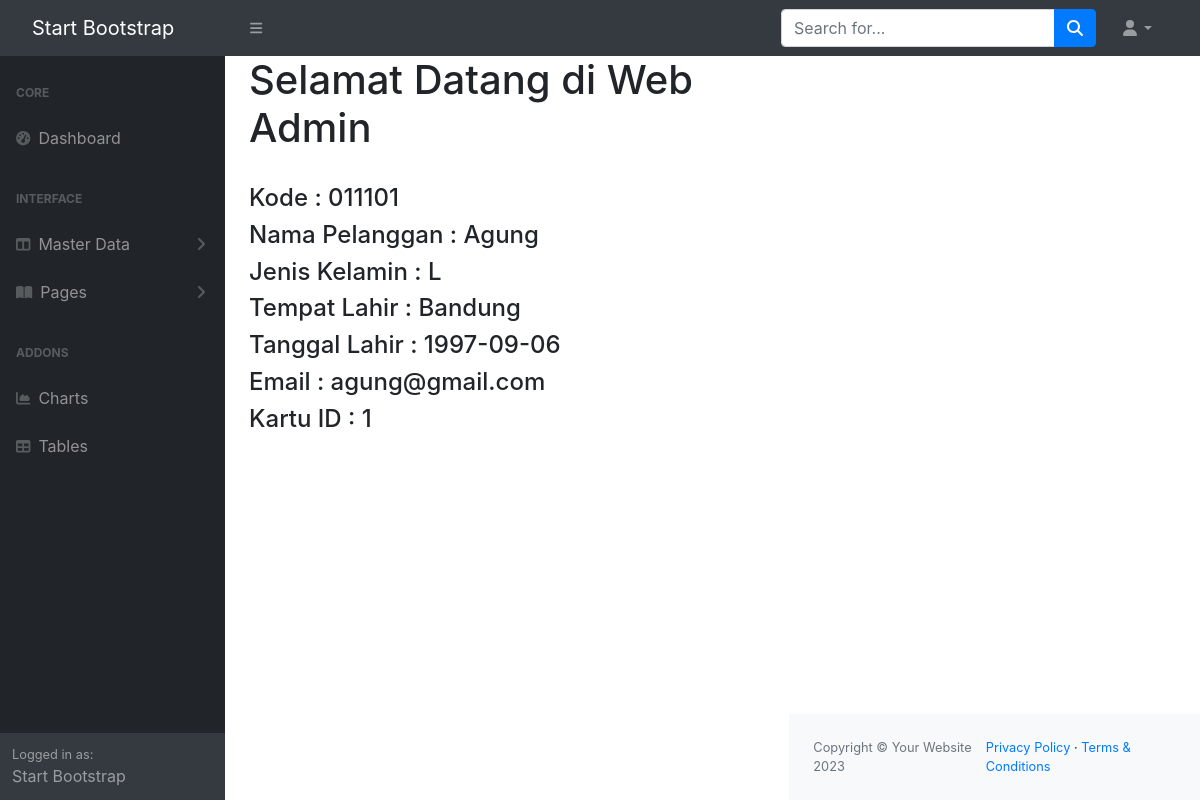
/admin/index.php?url=pelanggan_detail&id=1, run on the app's committed database.
### tables this page shows
CREATE TABLE `pelanggan` (
  `id` int(11) NOT NULL,
  `kode` varchar(10) DEFAULT NULL,
  `nama_pelanggan` varchar(50) DEFAULT NULL,
  `jk` char(1) DEFAULT NULL,
  `tmp_lahir` varchar(30) DEFAULT NULL,
  `tgl_lahir` date DEFAULT NULL,
  `email` varchar(30) DEFAULT NULL,
  `kartu_id` int(11) NOT NULL
);

### admin/models/Pelanggan.php (called while the page is built, shortened)
<?php
class Pelanggan {
 private $koneksi;
 public function __construct(){
    global $dbh;
    $this->koneksi = $dbh;
}
public function getPelanggan($id){
    $sql = "SELECT pelanggan.*, kartu.nama as kartu FROM pelanggan INNER JOIN
    kartu ON kartu.id = pelanggan.kartu_id WHERE pelanggan.id = ? ";
    $ps = $this->koneksi->prepare($sql);
    $ps->execute([$id]);
    $rs = $ps->fetch();
    return $rs;
}
}
?>

### admin/pelanggan_detail.php (the view)
<?php
$id = $_REQUEST['id'];
$model = new Pelanggan();
$pelanggan = $model->getPelanggan($id);
?>
<div>
    <br>
    <h4>Kode : <?= $pelanggan['kode'] ?></h4>
    <h4>Nama Pelanggan : <?= $pelanggan['nama_pelanggan'] ?></h4>
    <h4>Jenis Kelamin : <?= $pelanggan['jk'] ?></h4>
    <h4>Tempat Lahir : <?= $pelanggan['tmp_lahir'] ?></h4>
    <h4>Tanggal Lahir : <?= $pelanggan['tgl_lahir'] ?></h4>
    <h4>Email : <?= $pelanggan['email'] ?></h4>
    <h4>Kartu ID : <?= $pelanggan['kartu_id'] ?></h4>
</div>

### data on the page
pelanggan: kode "011101", nama_pelanggan "Agung", jk "L", tmp_lahir "Bandung", tgl_lahir "1997-09-06", email "agung@gmail.com", kartu "1"
